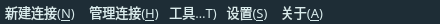
     <widget class="QWidget" name="widget_title" native="true">
      <property name="minimumSize">
       <size>
        <width>0</width>
        <height>22</height>
       </size>
      </property>
      <property name="maximumSize">
       <size>
        <width>16777215</width>
        <height>24</height>
       </size>
      </property>
      <property name="styleSheet">
       <string notr="true">background-color: rgb(30, 45, 54);
color: rgb(255, 255, 255);</string>
      </property>
      <layout class="QHBoxLayout" name="horizontalLayout">
       <property name="spacing">
        <number>4</number>
       </property>
       <property name="leftMargin">
        <number>0</number>
       </property>
       <property name="topMargin">
        <number>1</number>
       </property>
       <property name="rightMargin">
        <number>0</number>
       </property>
       <property name="bottomMargin">
        <number>2</number>
       </property>
       <item>
        <widget class="QToolButton" name="toolButton_newCreate">
         <property name="minimumSize">
          <size>
           <width>80</width>
           <height>20</height>
          </size>
         </property>
         <property name="maximumSize">
          <size>
           <width>80</width>
           <height>16777215</height>
          </size>
         </property>
         <property name="font">
          <font>
           <family>OPPOSans B</family>
           <pointsize>10</pointsize>
           <stylestrategy>PreferAntialias</stylestrategy>
          </font>
         </property>
         <property name="styleSheet">
          <string notr="true">QToolButton {
	
	color: rgb(217, 236, 237);
	background-color: rgba(255, 255, 255, 0);
	border: none;
}

QToolButton::menu-indicator { 
	image: None;
}

 
QToolButton:hover {
	color: rgb(255, 255, 255);
	background-color: rgba(255, 255, 255, 0);
	border: none;
}</string>
         </property>
         <property name="text">
          <string>新建连接(&amp;N)</string>
         </property>
         <property name="iconSize">
          <size>
           <width>16</width>
           <height>16</height>
          </size>
         </property>
         <property name="popupMode">
          <enum>QToolButton::InstantPopup</enum>
         </property>
         <property name="toolButtonStyle">
          <enum>Qt::ToolButtonTextOnly</enum>
         </property>
        </widget>
       </item>
       <item>
        <widget class="QToolButton" name="toolButton_newCreate_2">
         <property name="minimumSize">
          <size>
           <width>80</width>
           <height>20</height>
          </size>
         </property>
         <property name="maximumSize">
          <size>
           <width>80</width>
           <height>16777215</height>
          </size>
         </property>
         <property name="font">
          <font>
           <family>OPPOSans B</family>
           <pointsize>10</pointsize>
           <stylestrategy>PreferAntialias</stylestrategy>
          </font>
         </property>
         <property name="styleSheet">
          <string notr="true">QToolButton {
	
	color: rgb(217, 236, 237);
	background-color: rgba(255, 255, 255, 0);
	border: none;
}

QToolButton::menu-indicator { 
	image: None;
}

 
QToolButton:hover {
	color: rgb(255, 255, 255);
	background-color: rgba(255, 255, 255, 0);
	border: none;
}</string>
         </property>
         <property name="text">
          <string>管理连接(&amp;H)</string>
         </property>
         <property name="iconSize">
          <size>
           <width>16</width>
           <height>16</height>
          </size>
         </property>
         <property name="popupMode">
          <enum>QToolButton::InstantPopup</enum>
         </property>
         <property name="toolButtonStyle">
          <enum>Qt::ToolButtonTextOnly</enum>
         </property>
        </widget>
       </item>
       <item>
        <widget class="QToolButton" name="toolButton_tool">
         <property name="minimumSize">
          <size>
           <width>0</width>
           <height>20</height>
          </size>
         </property>
         <property name="maximumSize">
          <size>
           <width>55</width>
           <height>16777215</height>
          </size>
         </property>
         <property name="font">
          <font>
           <family>OPPOSans B</family>
           <pointsize>10</pointsize>
           <stylestrategy>PreferAntialias</stylestrategy>
          </font>
         </property>
         <property name="styleSheet">
          <string notr="true">QToolButton {
	
	color: rgb(217, 236, 237);
	background-color: rgba(255, 255, 255, 0);
	border: none;
}

QToolButton::menu-indicator { 
	image: None;
}

 
QToolButton:hover {
	color: rgb(255, 255, 255);
	background-color: rgba(255, 255, 255, 0);
	border: none;
}</string>
         </property>
         <property name="text">
          <string>工具(&amp;T)</string>
         </property>
         <property name="iconSize">
          <size>
           <width>14</width>
           <height>14</height>
          </size>
         </property>
         <property name="popupMode">
          <enum>QToolButton::InstantPopup</enum>
         </property>
         <property name="toolButtonStyle">
          <enum>Qt::ToolButtonTextBesideIcon</enum>
         </property>
        </widget>
       </item>
       <item>
        <widget class="QToolButton" name="toolButton_setting">
         <property name="minimumSize">
          <size>
           <width>0</width>
           <height>20</height>
          </size>
         </property>
         <property name="maximumSize">
          <size>
           <width>55</width>
           <height>16777215</height>
          </size>
         </property>
         <property name="font">
          <font>
           <family>OPPOSans B</family>
           <pointsize>10</pointsize>
           <stylestrategy>PreferAntialias</stylestrategy>
          </font>
         </property>
         <property name="styleSheet">
          <string notr="true">QToolButton {
	
	color: rgb(217, 236, 237);
	background-color: rgba(255, 255, 255, 0);
	border: none;
}

QToolButton::menu-indicator { 
	image: None;
}

 
QToolButton:hover {
	color: rgb(255, 255, 255);
	background-color: rgba(255, 255, 255, 0);
	border: none;
}</string>
         </property>
         <property name="text">
          <string>设置(&amp;S)</string>
         </property>
         <property name="iconSize">
          <size>
           <width>14</width>
           <height>14</height>
          </size>
         </property>
         <property name="popupMode">
          <enum>QToolButton::InstantPopup</enum>
         </property>
         <property name="toolButtonStyle">
          <enum>Qt::ToolButtonTextBesideIcon</enum>
         </property>
        </widget>
       </item>
       <item>
        <widget class="QToolButton" name="toolButton_about">
         <property name="minimumSize">
          <size>
           <width>0</width>
           <height>20</height>
          </size>
         </property>
         <property name="maximumSize">
          <size>
           <width>55</width>
           <height>16777215</height>
          </size>
         </property>
         <property name="font">
          <font>
           <family>OPPOSans B</family>
           <pointsize>10</pointsize>
           <stylestrategy>PreferAntialias</stylestrategy>
          </font>
         </property>
         <property name="styleSheet">
          <string notr="true">QToolButton {
	
	color: rgb(217, 236, 237);
	background-color: rgba(255, 255, 255, 0);
	border: none;
}

QToolButton::menu-indicator { 
	image: None;
}

 
QToolButton:hover {
	color: rgb(255, 255, 255);
	background-color: rgba(255, 255, 255, 0);
	border: none;
}</string>
         </property>
         <property name="text">
          <string>关于(&amp;A)</string>
         </property>
         <property name="iconSize">
          <size>
           <width>13</width>
           <height>14</height>
          </size>
         </property>
         <property name="popupMode">
          <enum>QToolButton::InstantPopup</enum>
         </property>
         <property name="toolButtonStyle">
          <enum>Qt::ToolButtonTextBesideIcon</enum>
         </property>
        </widget>
       </item>
       <item>
        <spacer name="horizontalSpacer">
         <property name="orientation">
          <enum>Qt::Horizontal</enum>
         </property>
         <property name="sizeHint" stdset="0">
          <size>
           <width>40</width>
           <height>20</height>
          </size>
         </property>
        </spacer>
       </item>
       <item>
        <widget class="QToolButton" name="toolButton_min">
         <property name="minimumSize">
          <size>
           <width>20</width>
           <height>20</height>
          </size>
         </property>
         <property name="maximumSize">
          <size>
           <width>20</width>
           <height>20</height>
          </size>
         </property>
         <property name="font">
          <font>
           <pointsize>10</pointsize>
           <stylestrategy>PreferAntialias</stylestrategy>
          </font>
         </property>
         <property name="styleSheet">
          <string notr="true">QToolButton {
	color: rgb(255, 255, 255);
	background-color: rgba(255, 255, 255, 0);
	border: none;
}

QToolButton::menu-indicator { 
	image: None;
}

 
QToolButton:hover {
	color: rgb(255, 255, 255);
	background-color: rgba(255, 255, 255, 0);
	border: none;
}</string>
         </property>
         <property name="text">
          <string/>
         </property>
         <property name="icon">
          <iconset resource="lib.qrc">
           <normaloff>:/lib/icon-minus3.png</normaloff>:/lib/icon-minus3.png</iconset>
         </property>
         <property name="iconSize">
          <size>
           <width>19</width>
           <height>19</height>
          </size>
         </property>
        </widget>
       </item>
       <item>
        <widget class="QToolButton" name="toolButton_max">
         <property name="minimumSize">
          <size>
           <width>20</width>
           <height>20</height>
          </size>
         </property>
         <property name="maximumSize">
          <size>
           <width>20</width>
           <height>20</height>
          </size>
         </property>
         <property name="font">
          <font>
           <pointsize>10</pointsize>
           <stylestrategy>PreferAntialias</stylestrategy>
          </font>
         </property>
         <property name="styleSheet">
          <string notr="true">QToolButton {
	color: rgb(255, 255, 255);
	background-color: rgba(255, 255, 255, 0);
	border: none;
}

QToolButton::menu-indicator { 
	image: None;
}

 
QToolButton:hover {
	color: rgb(255, 255, 255);
	background-color: rgba(255, 255, 255, 0);
	border: none;
}</string>
         </property>
         <property name="text">
          <string/>
         </property>
         <property name="icon">
          <iconset resource="lib.qrc">
           <normaloff>:/lib/Icon_max3.png</normaloff>:/lib/Icon_max3.png</iconset>
         </property>
         <property name="iconSize">
          <size>
           <width>16</width>
           <height>16</height>
          </size>
         </property>
         <property name="checkable">
          <bool>false</bool>
         </property>
         <property name="autoRepeat">
          <bool>false</bool>
         </property>
         <property name="autoExclusive">
          <bool>false</bool>
         </property>
         <property name="autoRaise">
          <bool>false</bool>
         </property>
        </widget>
       </item>
       <item>
        <widget class="QToolButton" name="toolButton_close">
         <property name="minimumSize">
          <size>
           <width>20</width>
           <height>20</height>
          </size>
         </property>
         <property name="maximumSize">
          <size>
           <width>20</width>
           <height>20</height>
          </size>
         </property>
         <property name="font">
          <font>
           <pointsize>10</pointsize>
           <stylestrategy>PreferAntialias</stylestrategy>
          </font>
         </property>
         <property name="styleSheet">
          <string notr="true">QToolButton {
	color: rgb(255, 255, 255);
	background-color: rgba(255, 255, 255, 0);
	border: none;
}

QToolButton::menu-indicator { 
	image: None;
}

 
QToolButton:hover {
	color: rgb(255, 255, 255);
	background-color: rgba(255, 255, 255, 0);
	border: none;
}</string>
         </property>
         <property name="text">
          <string/>
         </property>
         <property name="icon">
          <iconset resource="lib.qrc">
           <normaloff>:/lib/icon-close8.png</normaloff>:/lib/icon-close8.png</iconset>
         </property>
         <property name="iconSize">
          <size>
           <width>13</width>
           <height>13</height>
          </size>
         </property>
         <property name="checkable">
          <bool>false</bool>
         </property>
        </widget>
       </item>
      </layout>
     </widget>
